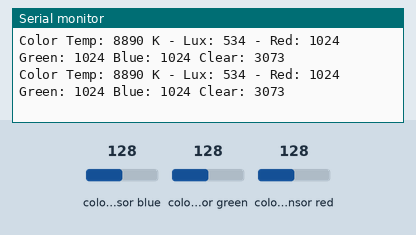
Recording of a sketch running on a simulated Arduino Uno, built with avr-gcc and run on an emulated ATmega328P. Shown: the last lines printed to the serial monitor. Inputs (shaded band) come from the test bench; at power-on: colour sensor blue 128, colour sensor red 128, colour sensor green 128.

Above: at 1.2 s.
1.3 s: colour sensor blue set to 5
At 1.6 s:
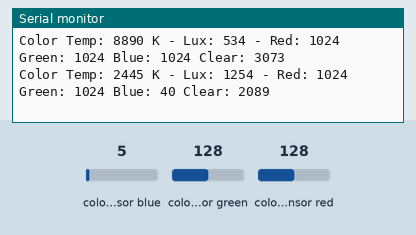
4.3 s: colour sensor red set to 64
At 4.41 s:
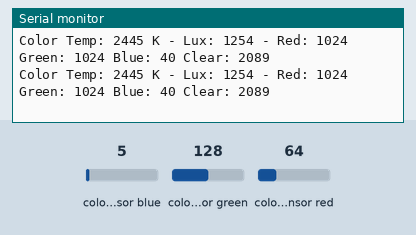
7.3 s: colour sensor green set to 5
At 7.37 s:
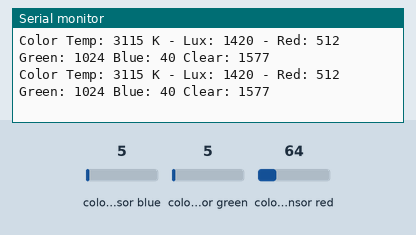
10.3 s: colour sensor green set to 128
At 10.59 s:
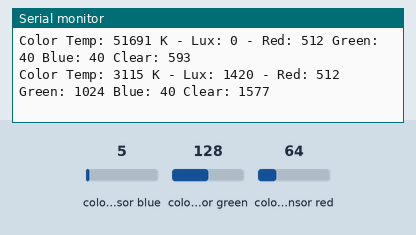
13.3 s: colour sensor blue set to 128
At 13.55 s:
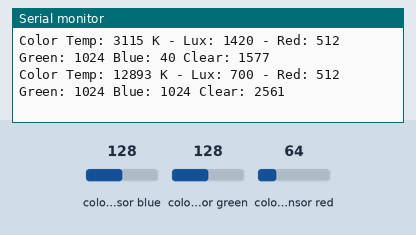
Timing chart, 0 to 16.3 s (numbered marks = the images above; inputs shaded):
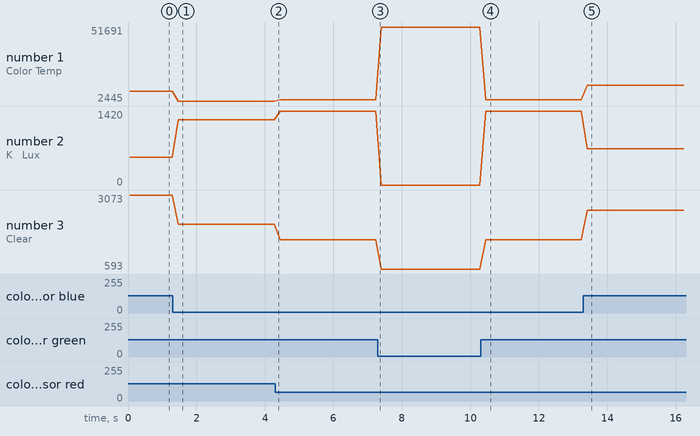

Measured:
- after the input at 1.3 s, the serial monitor: prints a new line after 0.16 s (image 1)
- after the input at 10.3 s, the serial monitor: prints a new line after 0.15 s (image 4)
- after the input at 13.3 s, the serial monitor: prints a new line after 0.11 s (image 5)
- plotted number 1: 8890 → 2445 after the input at 1.3 s, 2445 → 3115 after the input at 4.3 s, 3115 → 51691 after the input at 7.3 s, 51691 → 3115 after the input at 10.3 s, 3115 → 12893 after the input at 13.3 s
- plotted number 2: 534 → 1254 after the input at 1.3 s, 1254 → 1420 after the input at 4.3 s, 1420 → 0 after the input at 7.3 s, 0 → 1420 after the input at 10.3 s, 1420 → 700 after the input at 13.3 s
- plotted number 3: 3073 → 2089 after the input at 1.3 s, 2089 → 1577 after the input at 4.3 s, 1577 → 593 after the input at 7.3 s, 593 → 1577 after the input at 10.3 s, 1577 → 2561 after the input at 13.3 s

The sketch:

test1.ino
```cpp
#include <Adafruit_TCS34725.h>
#include <Wire.h>

/*
  SCL - SCL ( Analog 5 )
  SDA - SDA ( analog 4 )
  VDD - 3.3V DC
  GND - GND
*/

//  Sử dụng cảm biến ở giá trị mặc định (int time = 2.4ms, gain = 1x)
//Adafruit_TCS34725 tcs = Adafruit_TCS34725();

/* Sử dụng cảm với thời gian cụ thể và Gain cụ thể
 * integration time (Thời gian lấy mẫu màu của cảm biến): 2.4ms, 24ms, 50ms, 101ms, 154ms, 700ms
 * Gain (Độ lợi kiểm soát độ nhạy màu của biến): 1x, 4x, 16x, 60x
 */

Adafruit_TCS34725 tcs = Adafruit_TCS34725(TCS34725_INTEGRATIONTIME_154MS, TCS34725_GAIN_4X);

void setup()
{
  Serial.begin(9600);

  if (tcs.begin())
  {
    Serial.println("Cảm biến hoạt động");
  }
  else
  {
    Serial.println("Cảm biến không kết nối, hãy kiểm tra lại kết nối...");
    while (1);
  }

}

void loop()
{
  uint16_t r, g, b, c, colorTemp, lux;

  tcs.getRawData(&r, &g, &b, &c);

  colorTemp = tcs.calculateColorTemperature(r, g, b); //Nhiệt độ màu theo thang đo Kelvin

  lux = tcs.calculateLux(r, g, b); //Độ rọi soi

  Serial.print("Color Temp: "); Serial.print(colorTemp); Serial.print(" K - ");
  Serial.print("Lux: "); Serial.print(lux); Serial.print(" - ");
  Serial.print("Red: "); Serial.print(r); Serial.print(" ");
  Serial.print("Green: "); Serial.print(g); Serial.print(" ");
  Serial.print("Blue: "); Serial.print(b); Serial.print(" ");
  Serial.print("Clear: "); Serial.print(c); Serial.print(" ");
  Serial.println(" ");

  delay(110);
}
```
